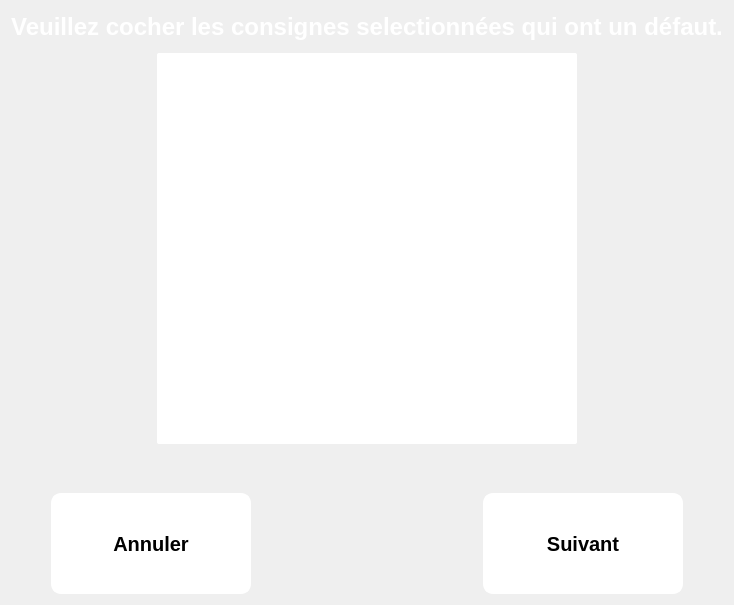
       <widget class="QWidget" name="P_CheckBoxDef">
        <layout class="QGridLayout" name="gridLayout_4">
         <item row="0" column="0">
          <widget class="QLabel" name="label_4">
           <property name="minimumSize">
            <size>
             <width>0</width>
             <height>31</height>
            </size>
           </property>
           <property name="maximumSize">
            <size>
             <width>16777215</width>
             <height>31</height>
            </size>
           </property>
           <property name="font">
            <font>
             <pointsize>18</pointsize>
             <weight>75</weight>
             <bold>true</bold>
            </font>
           </property>
           <property name="styleSheet">
            <string notr="true">color: rgb(255, 255, 255);
font: bold 18pt ;</string>
           </property>
           <property name="text">
            <string>Veuillez cocher les consignes selectionnées qui ont un défaut.</string>
           </property>
           <property name="alignment">
            <set>Qt::AlignCenter</set>
           </property>
          </widget>
         </item>
         <item row="1" column="0">
          <layout class="QHBoxLayout" name="horizontalLayout_8">
           <property name="margin">
            <number>5</number>
           </property>
           <item>
            <spacer name="horizontalSpacer_16">
             <property name="orientation">
              <enum>Qt::Horizontal</enum>
             </property>
             <property name="sizeType">
              <enum>QSizePolicy::MinimumExpanding</enum>
             </property>
             <property name="sizeHint" stdset="0">
              <size>
               <width>40</width>
               <height>20</height>
              </size>
             </property>
            </spacer>
           </item>
           <item>
            <widget class="QListWidget" name="listBOX_checkDef">
             <property name="sizePolicy">
              <sizepolicy hsizetype="MinimumExpanding" vsizetype="MinimumExpanding">
               <horstretch>0</horstretch>
               <verstretch>0</verstretch>
              </sizepolicy>
             </property>
             <property name="minimumSize">
              <size>
               <width>420</width>
               <height>391</height>
              </size>
             </property>
             <property name="maximumSize">
              <size>
               <width>420</width>
               <height>391</height>
              </size>
             </property>
             <property name="styleSheet">
              <string notr="true">QListWidget::item {
     margin :5 0 5 0; 
     border-bottom:2px solid black;
     border-top:2px solid black;
	 font:15pt;
     background-color: white;
	 min-height:85px; 
     max-height:85px;
 
}

QListWidget{
    background-color: white;
	border-radius: 2px;
 	font:15pt;
	position:center;
}


QScrollBar::add-line:vertical {

    background: grey;
    height: 28px;
    subcontrol-position: bottom;
    subcontrol-origin: margin;
}

QScrollBar::sub-line:vertical {
    background: grey;
    height: 28px;
    subcontrol-position: top;
    subcontrol-origin: margin;
}
QScrollBar::up-arrow:vertical{
  
  width: 0; height: 0;
  bottom:7px;
  border: 12px solid transparent;
  border-top-color: transparent;
  border-right-color: grey;
  border-bottom-color: white;
  border-left-color: grey;

}

QScrollBar:down-arrow:vertical{
  width: 0; height: 0;
  top:7px;
  border: 12px solid transparent;
  border-bottom-color: transparent;
  border-right-color: grey;
  border-top-color: white;
  border-left-color: grey;
}

QScrollBar::vertical{
	border-radius:10px ;
	padding-top:25px;
	padding-bottom:25px;
	border:3px solid grey;
    width:60px;	
    background: rgb(195, 195, 195);  
	
}

QScrollBar::handle:vertical{
	border-radius: 10px;
	border: 2px solid white;
	min-height: 40px;
    min-width:2px;
    max-height: 40px;
    max-width:2px;		
    margin: 2px;
	background: white;
   
}
QScrollBar::add-page:vertical, QScrollBar::sub-page:vertical {
    background: none;
}


QListWidget::indicator{
	border:2px solid black;
border-radius:10px;
	min-height:80px;
	min-width:80px;
	max-height:80px;
	max-width:80px;
	right:-250px;
	top:-30px;
	
}



QListWidget::indicator::unchecked {
    border:2px solid black;
	background-color: rgb(255, 255, 255);
	min-height:80px;
	min-width:80px;
	max-height:80px;
	max-width:80px;
	right:-250px;
	top:-30px;
}

QListWidget::indicator::checked {
     
	border:2px solid black;
	
	background-color: rgb(119, 119, 119);
	min-height:80px;
	min-width:80px;
	max-height:80px;
	max-width:80px;
	right:-250px;
	top:-30px;

}</string>
             </property>
             <property name="verticalScrollBarPolicy">
              <enum>Qt::ScrollBarAsNeeded</enum>
             </property>
             <property name="horizontalScrollBarPolicy">
              <enum>Qt::ScrollBarAlwaysOff</enum>
             </property>
             <property name="editTriggers">
              <set>QAbstractItemView::NoEditTriggers</set>
             </property>
             <property name="selectionMode">
              <enum>QAbstractItemView::NoSelection</enum>
             </property>
             <property name="selectionBehavior">
              <enum>QAbstractItemView::SelectRows</enum>
             </property>
             <property name="verticalScrollMode">
              <enum>QAbstractItemView::ScrollPerPixel</enum>
             </property>
             <property name="horizontalScrollMode">
              <enum>QAbstractItemView::ScrollPerPixel</enum>
             </property>
             <property name="layoutMode">
              <enum>QListView::Batched</enum>
             </property>
            </widget>
           </item>
           <item>
            <spacer name="horizontalSpacer_17">
             <property name="orientation">
              <enum>Qt::Horizontal</enum>
             </property>
             <property name="sizeType">
              <enum>QSizePolicy::MinimumExpanding</enum>
             </property>
             <property name="sizeHint" stdset="0">
              <size>
               <width>40</width>
               <height>20</height>
              </size>
             </property>
            </spacer>
           </item>
          </layout>
         </item>
         <item row="2" column="0">
          <spacer name="verticalSpacer_6">
           <property name="orientation">
            <enum>Qt::Vertical</enum>
           </property>
           <property name="sizeType">
            <enum>QSizePolicy::Fixed</enum>
           </property>
           <property name="sizeHint" stdset="0">
            <size>
             <width>20</width>
             <height>38</height>
            </size>
           </property>
          </spacer>
         </item>
         <item row="3" column="0">
          <layout class="QHBoxLayout" name="horizontalLayout_7">
           <item>
            <spacer name="horizontalSpacer_13">
             <property name="orientation">
              <enum>Qt::Horizontal</enum>
             </property>
             <property name="sizeType">
              <enum>QSizePolicy::Fixed</enum>
             </property>
             <property name="sizeHint" stdset="0">
              <size>
               <width>40</width>
               <height>20</height>
              </size>
             </property>
            </spacer>
           </item>
           <item>
            <widget class="QPushButton" name="B_Cancel_def">
             <property name="minimumSize">
              <size>
               <width>200</width>
               <height>101</height>
              </size>
             </property>
             <property name="maximumSize">
              <size>
               <width>200</width>
               <height>101</height>
              </size>
             </property>
             <property name="font">
              <font>
               <pointsize>15</pointsize>
               <weight>75</weight>
               <italic>false</italic>
               <bold>true</bold>
              </font>
             </property>
             <property name="styleSheet">
              <string notr="true">QPushButton:flat:pressed{ 

	background-color: #ECF0F1;
}

QPushButton:flat {   
    	border:2px solid white;
		border-style: outset;
        border-radius:10px;
        background-color: rgb(255, 255, 255);
}</string>
             </property>
             <property name="text">
              <string>Annuler</string>
             </property>
             <property name="flat">
              <bool>true</bool>
             </property>
            </widget>
           </item>
           <item>
            <spacer name="horizontalSpacer_14">
             <property name="orientation">
              <enum>Qt::Horizontal</enum>
             </property>
             <property name="sizeHint" stdset="0">
              <size>
               <width>40</width>
               <height>20</height>
              </size>
             </property>
            </spacer>
           </item>
           <item>
            <widget class="QPushButton" name="B_Next_Pdef">
             <property name="minimumSize">
              <size>
               <width>200</width>
               <height>101</height>
              </size>
             </property>
             <property name="maximumSize">
              <size>
               <width>200</width>
               <height>101</height>
              </size>
             </property>
             <property name="font">
              <font>
               <pointsize>15</pointsize>
               <weight>75</weight>
               <italic>false</italic>
               <bold>true</bold>
              </font>
             </property>
             <property name="styleSheet">
              <string notr="true">QPushButton:flat:pressed{ 

	background-color: #ECF0F1;
}

QPushButton:flat {   
    	border:2px solid white;
		border-style: outset;
        border-radius:10px;
        background-color: rgb(255, 255, 255);
}</string>
             </property>
             <property name="text">
              <string>Suivant</string>
             </property>
             <property name="flat">
              <bool>true</bool>
             </property>
            </widget>
           </item>
           <item>
            <spacer name="horizontalSpacer_15">
             <property name="orientation">
              <enum>Qt::Horizontal</enum>
             </property>
             <property name="sizeType">
              <enum>QSizePolicy::Fixed</enum>
             </property>
             <property name="sizeHint" stdset="0">
              <size>
               <width>40</width>
               <height>20</height>
              </size>
             </property>
            </spacer>
           </item>
          </layout>
         </item>
        </layout>
       </widget>
